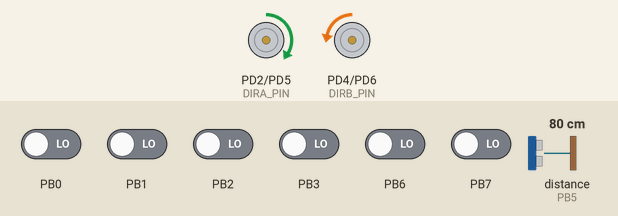
Bench run of a program on a simulated ATmega328P, built with avr-gcc and emulated at 16 MHz. Shown: direction and speed pins drawn as motors (green arrow = direction pin HIGH = forward, orange = LOW = backward, longer = more drive). Wiring (inferred from the names in the program): ultrasonic range finder: trigger PB4; echo PB5. The inputs (shaded band) are chosen by the test bench; at power-on: PB0–3, PB6, PB7 LOW, distance to the obstacle (sensor on PB5) 80 cm. The echo pulse lasts 58.3 µs per cm.

Above: at 1.2 s.
1.3 s: distance to the obstacle (sensor on PB5) set to 2 cm
At 2.5 s:
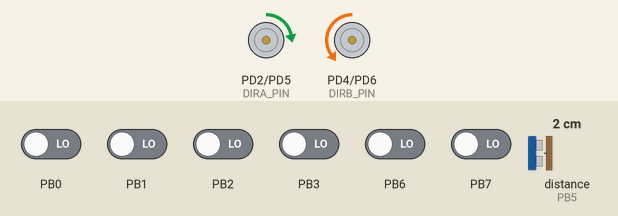
2.8 s: distance to the obstacle (sensor on PB5) set to 18 cm
At 4.0 s:
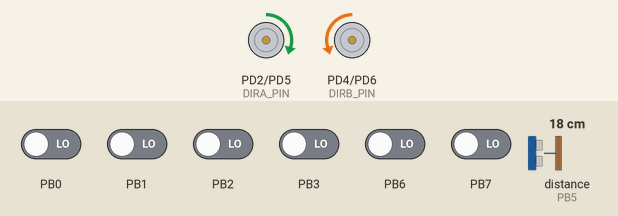
4.3 s: distance to the obstacle (sensor on PB5) set to 4 cm
At 5.2 s:
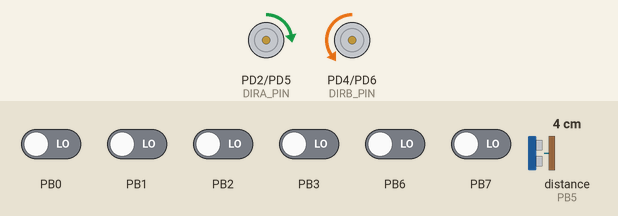
Timing chart, 0 to 7.3 s (numbered marks = the images above; inputs shaded):
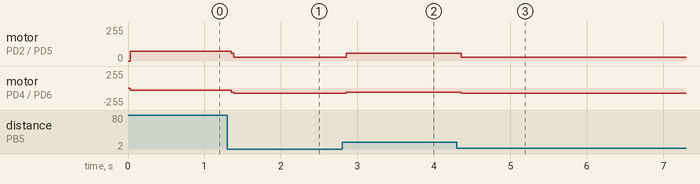

The program:

main.c
```c
#include <avr/io.h>
#include <avr/interrupt.h>
#include <util/delay.h>
#include <stdint.h>
#include "gpio.h"
#include "motor.h"
#include "sensor.h"

// --- FSM and Robot Parameters ---
typedef enum { FORWARD, TURN_LEFT, TURN_RIGHT } RobotState;
#define TARGET_DISTANCE_CM    15
#define DISTANCE_THRESHOLD_CM 5
#define MOTOR_SPEED           60

// Differential speed for gentle arc turns
// #define TURN_FAST  70
// #define TURN_SLOW  50

#define TURN_LEFT_FAST   75
#define TURN_LEFT_SLOW   30

#define TURN_RIGHT_FAST  80    // Lower to slow down the right turn
#define TURN_RIGHT_SLOW  30

void wall_follower_fsm(uint16_t distance_cm) {
    static RobotState currentState = FORWARD;

    // 1. State Transition Logic
    switch (currentState) {
        case FORWARD:
            if (distance_cm < (TARGET_DISTANCE_CM - DISTANCE_THRESHOLD_CM)) {
                currentState = TURN_LEFT;
            } else if (distance_cm > (TARGET_DISTANCE_CM + DISTANCE_THRESHOLD_CM)) {
                currentState = TURN_RIGHT;
            }
            break;
        case TURN_LEFT:
            if (distance_cm >= (TARGET_DISTANCE_CM - DISTANCE_THRESHOLD_CM)) {
                currentState = FORWARD;
            }
            break;
        case TURN_RIGHT:
            if (distance_cm <= (TARGET_DISTANCE_CM + DISTANCE_THRESHOLD_CM)) {
                currentState = FORWARD;
            }
            break;
    }

    // 2. State Action Logic
    switch (currentState) {
        case FORWARD:
            motor_set_speeds(MOTOR_SPEED, MOTOR_SPEED);
            break;
        case TURN_LEFT:
            // Too close to wall — steer away (slow left, fast right)
            motor_set_speeds(TURN_LEFT_SLOW, TURN_RIGHT_FAST);
            break;
        case TURN_RIGHT:
            // Too far from wall — steer toward (fast left, slow right)
            motor_set_speeds(TURN_LEFT_FAST, TURN_RIGHT_SLOW);
            break;
    }
}

int main(void) {
    // Initialize all drivers
    motor_init();
    sensor_init();
    sei();

    // Set direction once — LAFVIN board uses single-DIO per motor,
    // so turns are done via differential speed, not direction reversal.
    motor_forward();

    while (1) {
        // Non-blocking superloop
        if (!sensor_is_measurement_complete()) {
            sensor_trigger();
        }

        _delay_ms(30);

        if (sensor_is_measurement_complete()) {
            uint16_t distance_cm = sensor_get_pulse_width() / 116;

            if (distance_cm > 0 && distance_cm < 400) {
                wall_follower_fsm(distance_cm);
            }

            // Reset flag for next measurement
            sensor_reset_measurement();
        }
    }
}
```

motor.c
```c
#include "motor.h"
#include "gpio.h"

// Direction Pins
#define DIRA_PORT    GPIO_PORT_D
#define DIRA_PIN     2   // PD2 (Arduino D2) - Motor A Direction
#define DIRB_PORT    GPIO_PORT_D
#define DIRB_PIN     4   // PD4 (Arduino D4) - Motor B Direction

// Speed (PWM) Pins
#define PWMA_PORT    GPIO_PORT_D
#define PWMA_PIN     5   // PD5 (Arduino D5 / OC0B) - Motor A Speed
#define PWMB_PORT    GPIO_PORT_D
#define PWMB_PIN     6   // PD6 (Arduino D6 / OC0A) - Motor B Speed

static uint8_t speed_var = 0;

void motor_init(void) {
    // DIR Pin Config OUTPUT
    gpio_set_direction(DIRA_PORT, DIRA_PIN, GPIO_PIN_OUTPUT);
    gpio_set_direction(DIRB_PORT, DIRB_PIN, GPIO_PIN_OUTPUT);

    // PWM Pin Config as OUTPUT
    gpio_set_direction(PWMA_PORT, PWMA_PIN, GPIO_PIN_OUTPUT);
    gpio_set_direction(PWMB_PORT, PWMB_PIN, GPIO_PIN_OUTPUT);

    // Configure Timer0 for Fast PWM mode (8-bit)
    TCCR0A |= (1 << WGM01) | (1 << WGM00);   // Fast PWM Mode
    TCCR0A |= (1 << COM0A1) | (1 << COM0B1); // Clear OC0A/OC0B on compare match (Non-inverting)
    TCCR0B |= (1 << CS01)  | (1 << CS00);    // Prescaler /64

    motor_stop();
}

void motor_forward(void) {
    gpio_write(DIRA_PORT, DIRA_PIN, GPIO_PIN_HIGH);
    gpio_write(DIRB_PORT, DIRB_PIN, GPIO_PIN_LOW);

    OCR0B = speed_var;
    OCR0A = speed_var;
}

void motor_backward(void) {
    gpio_write(DIRA_PORT, DIRA_PIN, GPIO_PIN_LOW);
    gpio_write(DIRB_PORT, DIRB_PIN, GPIO_PIN_HIGH);

    OCR0B = speed_var;
    OCR0A = speed_var;
}

void motor_turn_left(void) {
    gpio_write(DIRA_PORT, DIRA_PIN, GPIO_PIN_LOW);
    gpio_write(DIRB_PORT, DIRB_PIN, GPIO_PIN_LOW);

    OCR0B = speed_var;
    OCR0A = speed_var;
}

void motor_turn_right(void) {
    gpio_write(DIRA_PORT, DIRA_PIN, GPIO_PIN_HIGH);
    gpio_write(DIRB_PORT, DIRB_PIN, GPIO_PIN_HIGH);

    OCR0B = speed_var;
    OCR0A = speed_var;
}

void motor_stop(void) {
    OCR0B = 0;
    OCR0A = 0;
}

void motor_set_speeds(uint8_t speed_left, uint8_t speed_right) {
    OCR0B = speed_left;
    OCR0A = speed_right;
}
```

motor.h
```c
// motor.h - Public API for the motor driver
#ifndef MOTOR_H
#define MOTOR_H
#include <stdint.h>
void motor_init(void);
void motor_forward(void);
void motor_backward(void);
void motor_turn_left(void);
void motor_turn_right(void);
void motor_stop(void);
void motor_set_speeds(uint8_t speed_left, uint8_t speed_right);
#endif
```

sensor.c
```c
#include <avr/io.h>
#include <avr/interrupt.h>
#include <util/delay.h>
#include "gpio.h"
#include "sensor.h"

// Define Trig pin connection (PB4 / Arduino D12)
#define TRIG_PORT   GPIO_PORT_B
#define TRIG_PIN    4

// Define Echo pin connection (PB5 / Arduino D13)
#define ECHO_PORT   GPIO_PORT_B
#define ECHO_PIN    5

// Global variables for ISR communication
volatile uint16_t pulse_width = 0;
volatile uint8_t measurement_complete = 0;


ISR(PCINT0_vect) {
    static uint16_t start_time = 0;

    // Read the current state of the Echo pin (PB5)
    // If it is HIGH, we just experienced a RISING edge (Start of pulse)
    if (gpio_read(ECHO_PORT, ECHO_PIN) == GPIO_PIN_HIGH) {
        start_time = TCNT1; // Manually save the current timer value
    }
    // If it is LOW, we just experienced a FALLING edge (End of pulse)
    else {
        uint16_t end_time = TCNT1;

        // Calculate duration (handles unsigned overflow naturally)
        pulse_width = end_time - start_time;

        // Set flag to notify main loop
        measurement_complete = 1;
    }
}

void sensor_init(void) {
    // Trig (PB4) as Output
    gpio_set_direction(TRIG_PORT, TRIG_PIN, GPIO_PIN_OUTPUT);

    // Echo (PB5) as Input
    gpio_set_direction(ECHO_PORT, ECHO_PIN, GPIO_PIN_INPUT);

    // Setup Timer 1
    // Set Prescaler to 8 (CS11 bit). System clock 16MHz / 8 = 2MHz tick (0.5us).
    TCCR1B |= (1 << CS11);

    // Configure Pin Change Interrupts for PB5
    // 1. Enable Pin Change Interrupts for PORTB group (PCIE0)
    PCICR |= (1 << PCIE0);

    // 2. Enable the specific mask for PB5 (PCINT5) so only this pin triggers the interrupt
    PCMSK0 |= (1 << PCINT5);

    // Ensure Trig is low initially
    gpio_write(TRIG_PORT, TRIG_PIN, GPIO_PIN_LOW);
}

void sensor_trigger(void) {
    // Clear the completion flag to start a new reading cycle
    measurement_complete = 0;

    // Reset timer to prevent overflowing too soon during our measurement
    TCNT1 = 0;

    // Generate a 10us HIGH pulse on Trig pin
    gpio_write(TRIG_PORT, TRIG_PIN, GPIO_PIN_HIGH);
    _delay_us(10);
    gpio_write(TRIG_PORT, TRIG_PIN, GPIO_PIN_LOW);
}

uint8_t sensor_is_measurement_complete(void) {
    return measurement_complete;
}

uint16_t sensor_get_pulse_width(void) {
    return pulse_width;
}

void sensor_reset_measurement(void) {
    measurement_complete = 0;
}
```

sensor.h
```c
// sensor.h
#ifndef SENSOR_H
#define SENSOR_H
#include <stdint.h>
void sensor_init(void);
void sensor_trigger(void);
uint8_t sensor_is_measurement_complete(void);
uint16_t sensor_get_pulse_width(void);
void sensor_reset_measurement(void);
#endif
```

gpio.c
```c
#include <avr/io.h>
#include "gpio.h"

// Helper arrays to map enum to actual registers
static volatile uint8_t* ddr_registers[] = {&DDRB, &DDRC, &DDRD};
static volatile uint8_t* port_registers[] = {&PORTB, &PORTC, &PORTD};
static volatile uint8_t* pin_registers[] = {&PINB, &PINC, &PIND};

void gpio_set_direction(GpioPort_t port, uint8_t pin_num, GpioDirection_t direction) {
    if (direction == GPIO_PIN_OUTPUT) {
        *ddr_registers[port] |= (1 << pin_num);
    } else {
        *ddr_registers[port] &= ~(1 << pin_num);
    }
}

void gpio_write(GpioPort_t port, uint8_t pin_num, GpioValue_t value) {
    // Implement this function. Use the correct register from the
    // 'port_registers' array and perform bitwise operations to set
    // the pin HIGH or LOW based on the 'value' parameter.
    if (value == GPIO_PIN_HIGH) {
        *port_registers[port] |= (1 << pin_num);
    } else {
        *port_registers[port] &= ~(1 << pin_num);
    }
}

void gpio_set_pullup(GpioPort_t port, uint8_t pin_num, uint8_t enable) {
    // Enabling a pull-up is the same as writing HIGH to an input pin.
    gpio_write(port, pin_num, enable ? GPIO_PIN_HIGH : GPIO_PIN_LOW);
}

GpioValue_t gpio_read(GpioPort_t port, uint8_t pin_num) {
    // Implement this function. Use the correct register from the
    // 'pin_registers' array. Read the register's value, check if the
    // specific bit for 'pin_num' is set, and return GPIO_PIN_HIGH or GPIO_PIN_LOW.
    if (*pin_registers[port] & (1 << pin_num)){
        return GPIO_PIN_HIGH;
    } else {
        return GPIO_PIN_LOW;
    }

}
```

gpio.h
```c
// Header guard to prevent multiple inclusions
#ifndef GPIO_H
#define GPIO_H

#include <avr/io.h>

// --- Type Definitions for Readability ---
typedef enum { GPIO_PORT_B, GPIO_PORT_C, GPIO_PORT_D } GpioPort_t;
typedef enum { GPIO_PIN_INPUT, GPIO_PIN_OUTPUT } GpioDirection_t;
typedef enum { GPIO_PIN_LOW, GPIO_PIN_HIGH } GpioValue_t;

// --- Function Prototypes (Public API) ---
void gpio_set_direction(GpioPort_t port, uint8_t pin_num, GpioDirection_t direction);
void gpio_set_pullup(GpioPort_t port, uint8_t pin_num, uint8_t enable);
void gpio_write(GpioPort_t port, uint8_t pin_num, GpioValue_t value);
GpioValue_t gpio_read(GpioPort_t port, uint8_t pin_num);

#endif // GPIO_H
```

Measured:
- after the input at 1.3 s, motor on PD2 (DIRA_PIN) / PD5 (PWMA_PIN): forward 75/255 → forward 30/255 after 0.05 s; motor on PD4 (DIRB_PIN) / PD6 (PWMB_PIN): backward 30/255 → backward 80/255 after 0.05 s
- after the input at 2.8 s, motor on PD2 (DIRA_PIN) / PD5 (PWMA_PIN): forward 30/255 → forward 60/255 after 0.06 s; motor on PD4 (DIRB_PIN) / PD6 (PWMB_PIN): backward 80/255 → backward 60/255 after 0.06 s
- after the input at 4.3 s, motor on PD2 (DIRA_PIN) / PD5 (PWMA_PIN): forward 60/255 → forward 30/255 after 0.06 s; motor on PD4 (DIRB_PIN) / PD6 (PWMB_PIN): backward 60/255 → backward 80/255 after 0.06 s
